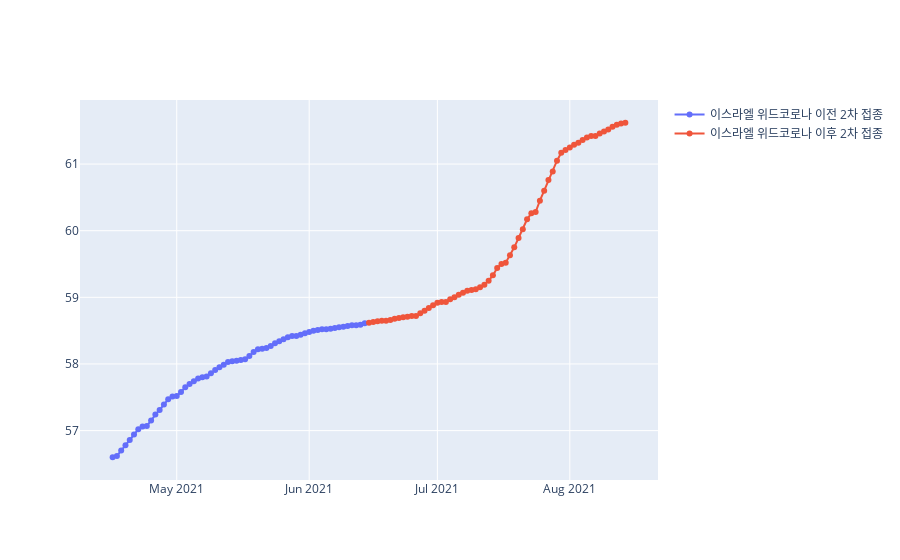

Write notebook code for a chart like this one.
### Code cell
fig = go.Figure()
fig.add_trace(go.Scatter(x=Israel_bc['date'], y=Israel_bc['people_fully_vaccinated_per_hundred'],
                    mode='lines+markers',
                    name='이스라엘 위드코로나 이전 2차 접종'))
fig.add_trace(go.Scatter(x=Israel_ac['date'], y=Israel_ac['people_fully_vaccinated_per_hundred'],
                    mode='lines+markers',
                    name='이스라엘 위드코로나 이후 2차 접종'))
fig.show()
